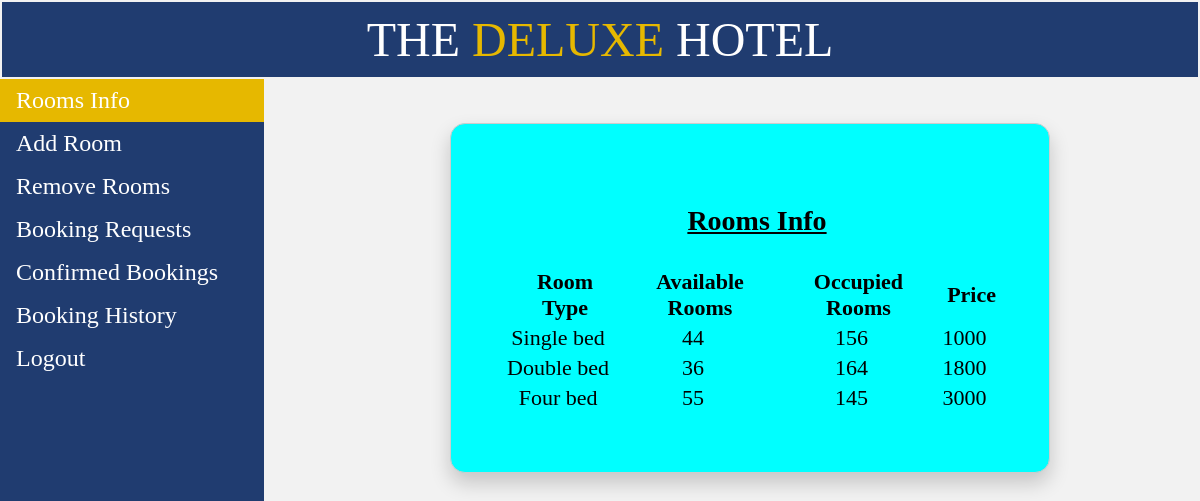
The app's page /admin_view.php with its own data.
### tables this page shows
CREATE TABLE `rooms_count` (
  `room_type` varchar(20) NOT NULL,
  `available_rooms` int(11) NOT NULL,
  `occupied_rooms` int(11) NOT NULL,
  `price` int(11) NOT NULL
);

### admin_view.php (the view, shortened to what this page needs)
<!DOCTYPE html>
<html>
<head>
</head>
<body>
	<table style="width: 100%;">
		<tr>
			<td id="td1" style="padding: 10px; font-size: 48px;">THE <p style="color: #e6b800; display: inline;">DELUXE</p> HOTEL</td>
		</tr>
	</table>
	<ul>
		<li><a href="admin_view.php" class="active">Rooms Info</a></li>
		<li><a href="add_room_admin.php">Add Room</a></li>
		<li><a href="remove_room_admin.php">Remove Rooms</a></li>
		<li><a href="admin_room_status.php">Booking Requests</a></li>
		<li><a href="confirmed_bookings.php">Confirmed Bookings</a></li>
		<li><a href="booking_history.php">Booking History</a></li>
		<li><a href="index.php">Logout</a></li>
	</ul>
	<div style="margin-left:25%;padding:1px 16px;height:600px;">
		<?php
			$conn = new mysqli("localhost","root","", "iwp");
			$sql = "SELECT * from rooms_count";
			$result=mysqli_query($conn,$sql); ?>
		  	<table class="basic_box">
				<tr>
					<th colspan="4"><p style="font-size: 28px; text-align: center; text-decoration: underline;">Rooms Info</p></th>
				</tr>
				<tr>
					<th>Room Type</th>
					<th>Available Rooms</th>
					<th>Occupied Rooms</th>
					<th>Price</th>
				</tr>
			<?php
			while ($row=mysqli_fetch_row($result))
    		{	?>
				<tr>
					<td><?php echo $row[0]; ?></td>
					<td><?php echo $row[1]; ?></td>
					<td><?php echo $row[2]; ?></td>
					<td><?php echo $row[3];
			} ?></td>
				</tr>
				<tr><td></td></tr><tr><td></td></tr>
			</table>
	</div>
</body>
</html>

### admin_view.php (style rules this page uses)
body { margin: 0; background: #f2f2f2; }
table { font-size: 22px; }
td { text-align: center; }
#td1 { background-color: rgba(09,41,98,0.9); color: white; border: 10px; margin-top: -10px; padding: 10px; }
.basic_box { border: 1px solid #ccc; border-radius: 15px; margin: auto; width: 600px; padding: 50px; box-shadow: 0 10px 20px rgba(0,0,0,0.19); background-color: aqua; }
th { font-weight: bold; padding-left: 15px; }
ul { list-style-type: none; margin: 0; padding: 0; width: 22%; font-size: 24px; background-color: rgba(09,41,98,0.9); text-decoration: none; position: fixed; height: 100%; overflow: auto; }
li { color: white; }
li a { display: block; color: white; padding: 8px 16px; text-decoration: none; }
li a.active { background-color: #e6b800; color: white; }

### records on screen
rooms_count: room_type "Single bed", available_rooms "44", occupied_rooms "156", price "1000"
rooms_count: room_type "Double bed", available_rooms "36", occupied_rooms "164", price "1800"
rooms_count: room_type "Four bed", available_rooms "55", occupied_rooms "145", price "3000"
